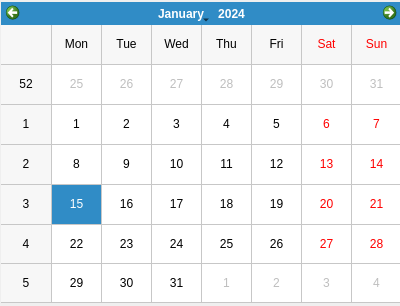
<?xml version="1.0" encoding="UTF-8"?>
<ui version="4.0">
 <class>Dialog</class>
 <widget class="QDialog" name="Dialog">
  <property name="geometry">
   <rect>
    <x>0</x>
    <y>0</y>
    <width>400</width>
    <height>306</height>
   </rect>
  </property>
  <property name="windowTitle">
   <string>Dialog</string>
  </property>
  <widget class="QCalendarWidget" name="calendarWidget">
   <property name="geometry">
    <rect>
     <x>1</x>
     <y>2</y>
     <width>401</width>
     <height>301</height>
    </rect>
   </property>
   <property name="gridVisible">
    <bool>true</bool>
   </property>
  </widget>
 </widget>
 <resources/>
 <connections/>
</ui>
